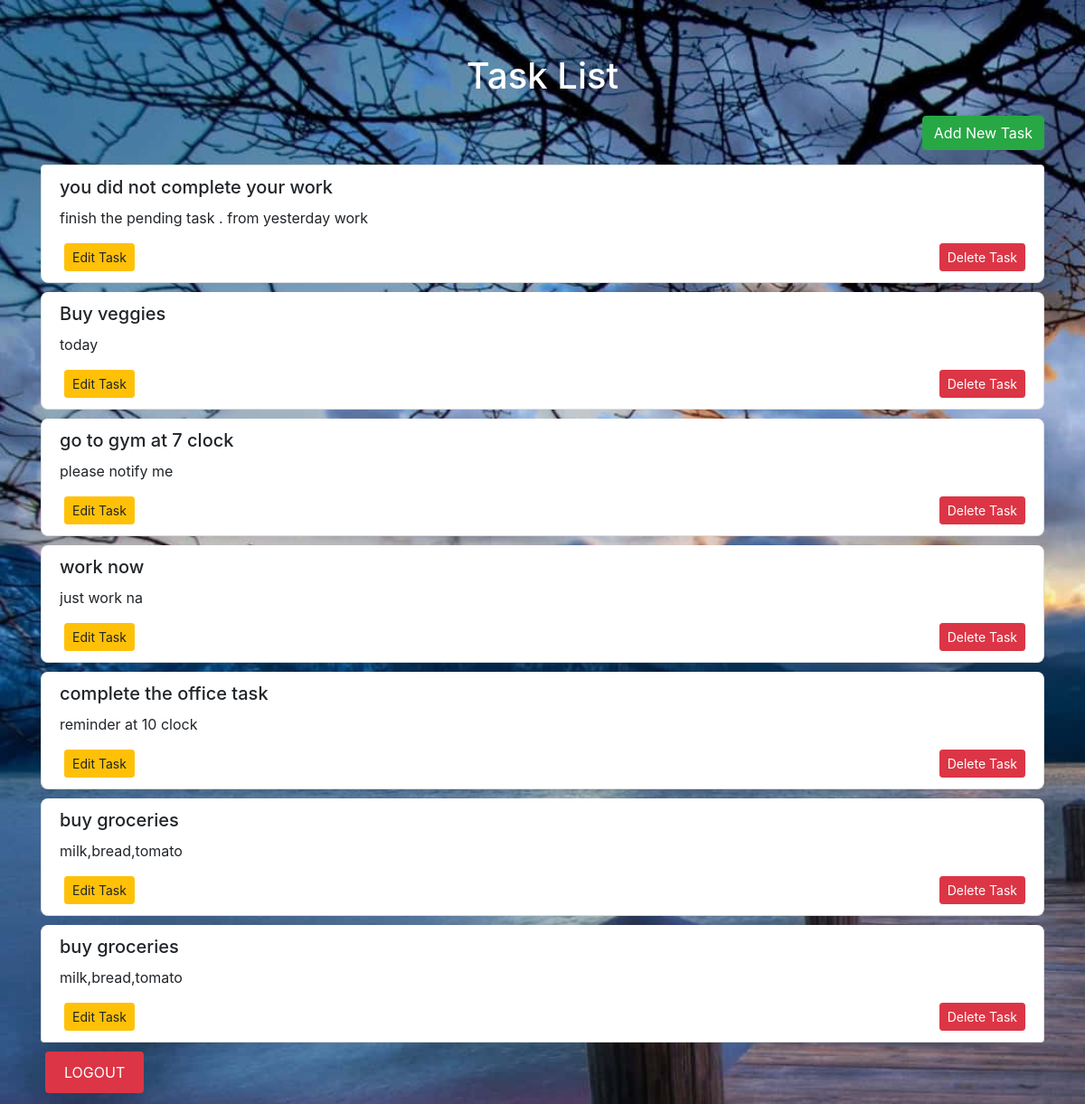
/viewtasks/ (signed in), run on the app's committed database.
### todo_app/models.py (models this page shows, shortened)
class Todo(models.Model):
    user = models.ForeignKey(User,on_delete=models.SET_NULL,null=True,blank=True)
    todo_title = models.CharField(max_length=100)
    todo_description = models.TextField()

### todo_app/views.py (the view)
# urls.py: path('viewtasks/',view_tasks,name='view_tasks'),
@login_required
def view_tasks(request):
    todos = Todo.objects.all()
    return render(request,'view_tasks.html',{'todos':todos})

### todo_app/templates/view_tasks.html (shortened to what this page needs)
{% load static %}
<!DOCTYPE html>
<html lang="en">
<head>
    <link rel="stylesheet" href="https://stackpath.bootstrapcdn.com/bootstrap/4.5.2/css/bootstrap.min.css">
</head>
<body>
    <div class="container mt-5">
        <h1 class="text-center">Task List</h1>
        <div class="text-right mb-3">
            <a href="{% url 'add_task' %}" class="btn btn-success">Add New Task</a>
        </div>
        <ul class="list-group">
            {% for task in todos %}
            <li class="list-group-item">
                <h2 class="h5">{{ task.todo_title }}</h2>
                <p>{{ task.todo_description }}</p>
                <div class="d-flex justify-content-between">
                    <a href="{% url 'edit_task' task.id %}" class="btn btn-warning btn-sm">Edit Task</a>
                    <form method="POST" class="d-inline">
                        <button type="submit" class="btn btn-danger btn-sm" formaction="{% url 'delete_task' task.id %}">Delete Task</button>
                    </form>
                </div>
            </li>
            {% empty %}
            <li class="list-group-item">No tasks available</li>
            {% endfor %}
        </ul>
        {% if user.is_authenticated %}
        <a href="{% url 'logout_page' %}" class="btn btn-logout">Logout</a>
        {% endif %}
    </div>
</body>
</html>

### data on the page
Todo: todo_title "you did not complete your work", todo_description "finish the pending task . from yesterday work"
Todo: todo_title "Buy veggies", todo_description "today"
Todo: todo_title "go to gym at 7 clock", todo_description "please notify me"
Todo: todo_title "work now", todo_description "just work na"
Todo: todo_title "complete the office task", todo_description "reminder at 10 clock"
Todo: todo_title "buy groceries", todo_description "milk,bread,tomato"
Todo: todo_title "buy groceries", todo_description "milk,bread,tomato"
